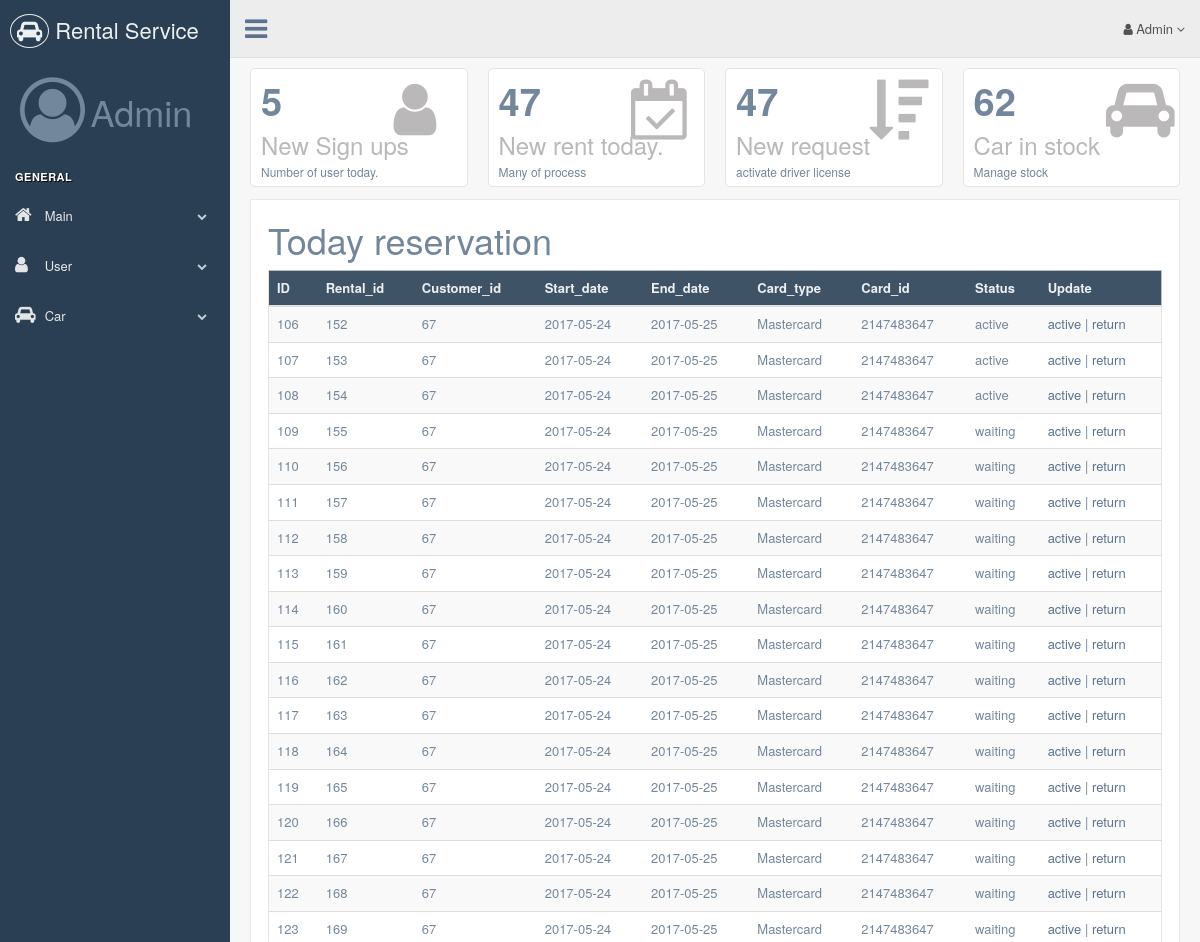
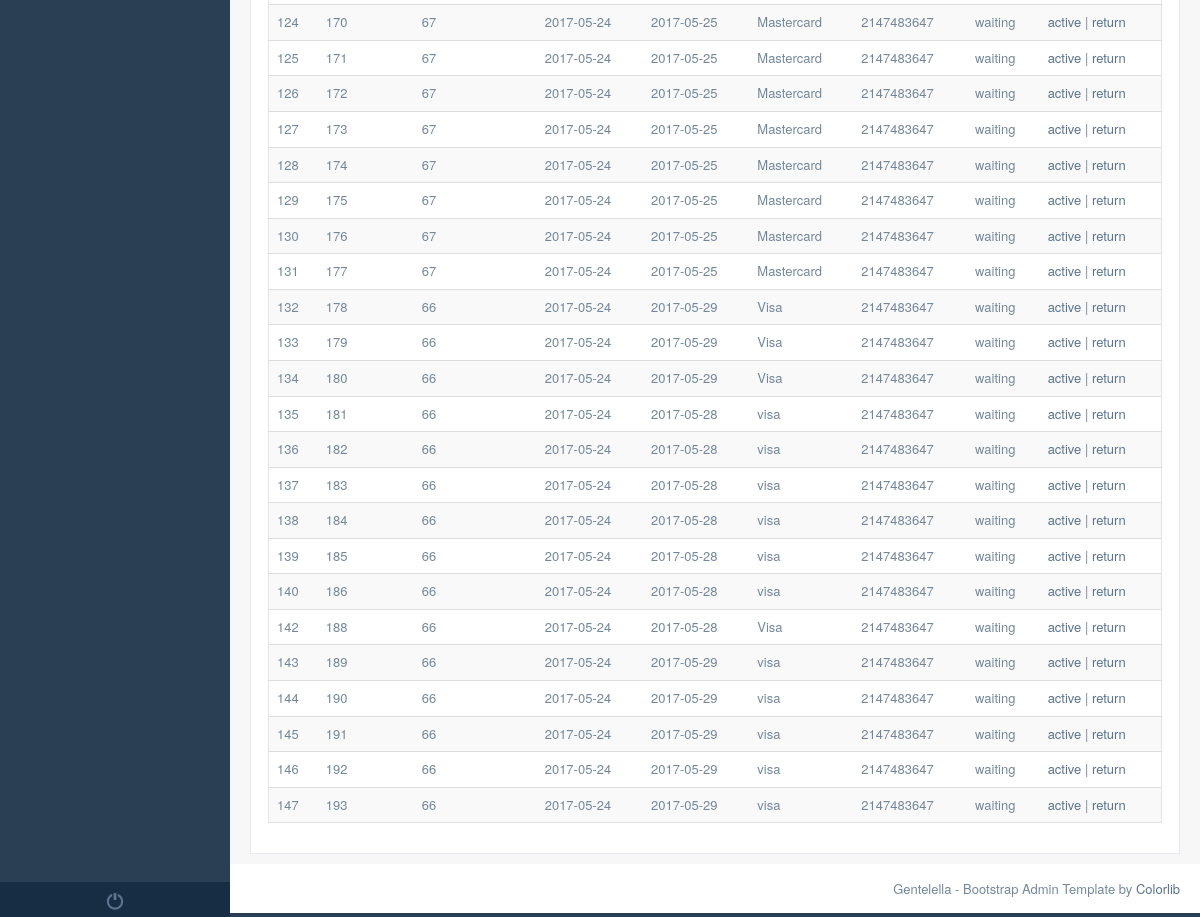
The page /adminpage/index.php on the database its author committed (2 pictures, top to bottom).
### tables this page shows
CREATE TABLE `reservation` (
  `id` int(11) NOT NULL,
  `rental_id` int(11) NOT NULL,
  `customer_id` int(11) UNSIGNED NOT NULL,
  `start_date` date NOT NULL,
  `end_date` date NOT NULL,
  `card_type` varchar(255) NOT NULL,
  `card_id` int(11) NOT NULL,
  `status` varchar(255) NOT NULL
);

### adminpage/dashboard.php (the view, shortened to what this page needs)
<?php
    $link = @mysqli_connect("localhost", "root", "", "Car_Rental_System")
 	or die(mysqli_connect_error()."</body></html>");
    $sql = "SELECT * FROM customer";
    $result = mysqli_query($link, $sql);
    $num_customer = mysqli_num_rows($result);
    $sql = "SELECT * FROM rental";
    $result = mysqli_query($link, $sql);
    $num_rental = mysqli_num_rows($result);
    $sql = "SELECT * FROM car";
    $result = mysqli_query($link, $sql);
    $num_car = mysqli_num_rows($result);
    $date = date('Y-m-d');
    $sql = "SELECT * FROM reservation WHERE start_date LIKE '$date' AND status != 'offline'";
    $result = mysqli_query($link, $sql);
    $num_fields = mysqli_num_fields($result);
?>
<div class="right_col" role="main">
    <div class="row top_tiles">
        <div class="animated flipInY col-lg-3 col-md-3 col-sm-6 col-xs-12">
            <div class="tile-stats">
                <div class="icon"><i class="fa fa-user"></i></div>
                <div class="count"><?php echo $num_customer; ?></div>
                <h3>New Sign ups</h3>
                <p>Number of user today.</p>
            </div>
        </div>
        <div class="animated flipInY col-lg-3 col-md-3 col-sm-6 col-xs-12">
            <div class="tile-stats">
                <div class="icon"><i class="fa fa-calendar-check-o"></i></div>
                <div class="count"><?php echo $num_rental; ?></div>
                <h3>New rent today.</h3>
                <p>Many of process</p>
            </div>
        </div>
        <div class="animated flipInY col-lg-3 col-md-3 col-sm-6 col-xs-12">
            <div class="tile-stats">
                <div class="icon"><i class="fa fa-sort-amount-desc"></i></div>
                <div class="count">47</div>
                <h3>New request </h3>
                <p>activate driver license</p>
            </div>
        </div>
        <div class="animated flipInY col-lg-3 col-md-3 col-sm-6 col-xs-12">
            <div class="tile-stats">
                <div class="icon"><i class="fa fa-car"></i></div>
                <div class="count"><?php echo $num_car; ?></div>
                <h3>Car in stock</h3>
                <p>Manage stock</p>
            </div>
        </div>
    </div>
    <div class="x_panel">
    <div class="table-responsive">
                            <form method="post">
                            <h1>Today reservation</h1>
                            <table class="table table-striped jambo_table bulk_action">
                                <thead>
                                    <tr class="headings">
                                        <th class="column-title">ID </th>
                                        <th class="column-title">Rental_id </th>
                                        <th class="column-title">Customer_id </th>
                                        <th class="column-title">Start_date </th>
                                        <th class="column-title">End_date </th>
                                        <th class="column-title">Card_type </th>
                                        <th class="column-title">Card_id</th>
                                        <th class="column-title">Status</th>
                                        <th class="column-title">Update</th>
                                    </tr>
                                </thead>
                                <tbody>
                                        <?php
                                            while($data = mysqli_fetch_array($result)) {
                                                echo '<tr class="even pointer">
                                                        ';
                                                for($i = 0; $i < $num_fields; $i++) {
                                                    echo "<td>".$data[$i]."
                                                    ";
                                                }
                                                echo '
                                                            </td>
                                                            <td>
                                                            <a href="index.php?action=update&id='.$data['id'].'">active</a> |
                                                            <a href="formreturn.php?action=update&id='.$data['id'].'">return</a>
                                                            </td>
                                                        </td>
                                                    </tr>';
                                            }
                                        ?>
                                </tbody>
                            </table>
                            </form>
                        </div>
                        </div>
</div>

### rows shown on the page
reservation: id "106", rental "152", customer "67", start_date "2017-05-24", end_date "2017-05-25", card_type "Mastercard", card "2147483647", status "active"
reservation: id "107", rental "153", customer "67", start_date "2017-05-24", end_date "2017-05-25", card_type "Mastercard", card "2147483647", status "active"
reservation: id "108", rental "154", customer "67", start_date "2017-05-24", end_date "2017-05-25", card_type "Mastercard", card "2147483647", status "active"
reservation: id "109", rental "155", customer "67", start_date "2017-05-24", end_date "2017-05-25", card_type "Mastercard", card "2147483647", status "waiting"
reservation: id "110", rental "156", customer "67", start_date "2017-05-24", end_date "2017-05-25", card_type "Mastercard", card "2147483647", status "waiting"
reservation: id "111", rental "157", customer "67", start_date "2017-05-24", end_date "2017-05-25", card_type "Mastercard", card "2147483647", status "waiting"
reservation: id "112", rental "158", customer "67", start_date "2017-05-24", end_date "2017-05-25", card_type "Mastercard", card "2147483647", status "waiting"
reservation: id "113", rental "159", customer "67", start_date "2017-05-24", end_date "2017-05-25", card_type "Mastercard", card "2147483647", status "waiting"
reservation: id "114", rental "160", customer "67", start_date "2017-05-24", end_date "2017-05-25", card_type "Mastercard", card "2147483647", status "waiting"
reservation: id "115", rental "161", customer "67", start_date "2017-05-24", end_date "2017-05-25", card_type "Mastercard", card "2147483647", status "waiting"
reservation: id "116", rental "162", customer "67", start_date "2017-05-24", end_date "2017-05-25", card_type "Mastercard", card "2147483647", status "waiting"
reservation: id "117", rental "163", customer "67", start_date "2017-05-24", end_date "2017-05-25", card_type "Mastercard", card "2147483647", status "waiting"
reservation: id "118", rental "164", customer "67", start_date "2017-05-24", end_date "2017-05-25", card_type "Mastercard", card "2147483647", status "waiting"
reservation: id "119", rental "165", customer "67", start_date "2017-05-24", end_date "2017-05-25", card_type "Mastercard", card "2147483647", status "waiting"
reservation: id "120", rental "166", customer "67", start_date "2017-05-24", end_date "2017-05-25", card_type "Mastercard", card "2147483647", status "waiting"
reservation: id "121", rental "167", customer "67", start_date "2017-05-24", end_date "2017-05-25", card_type "Mastercard", card "2147483647", status "waiting"
reservation: id "122", rental "168", customer "67", start_date "2017-05-24", end_date "2017-05-25", card_type "Mastercard", card "2147483647", status "waiting"
reservation: id "123", rental "169", customer "67", start_date "2017-05-24", end_date "2017-05-25", card_type "Mastercard", card "2147483647", status "waiting"
reservation: id "124", rental "170", customer "67", start_date "2017-05-24", end_date "2017-05-25", card_type "Mastercard", card "2147483647", status "waiting"
reservation: id "125", rental "171", customer "67", start_date "2017-05-24", end_date "2017-05-25", card_type "Mastercard", card "2147483647", status "waiting"
reservation: id "126", rental "172", customer "67", start_date "2017-05-24", end_date "2017-05-25", card_type "Mastercard", card "2147483647", status "waiting"
reservation: id "127", rental "173", customer "67", start_date "2017-05-24", end_date "2017-05-25", card_type "Mastercard", card "2147483647", status "waiting"
reservation: id "128", rental "174", customer "67", start_date "2017-05-24", end_date "2017-05-25", card_type "Mastercard", card "2147483647", status "waiting"
reservation: id "129", rental "175", customer "67", start_date "2017-05-24", end_date "2017-05-25", card_type "Mastercard", card "2147483647", status "waiting"
reservation: id "130", rental "176", customer "67", start_date "2017-05-24", end_date "2017-05-25", card_type "Mastercard", card "2147483647", status "waiting"
reservation: id "131", rental "177", customer "67", start_date "2017-05-24", end_date "2017-05-25", card_type "Mastercard", card "2147483647", status "waiting"
reservation: id "132", rental "178", customer "66", start_date "2017-05-24", end_date "2017-05-29", card_type "Visa", card "2147483647", status "waiting"
reservation: id "133", rental "179", customer "66", start_date "2017-05-24", end_date "2017-05-29", card_type "Visa", card "2147483647", status "waiting"
reservation: id "134", rental "180", customer "66", start_date "2017-05-24", end_date "2017-05-29", card_type "Visa", card "2147483647", status "waiting"
reservation: id "135", rental "181", customer "66", start_date "2017-05-24", end_date "2017-05-28", card_type "visa", card "2147483647", status "waiting"
reservation: id "136", rental "182", customer "66", start_date "2017-05-24", end_date "2017-05-28", card_type "visa", card "2147483647", status "waiting"
reservation: id "137", rental "183", customer "66", start_date "2017-05-24", end_date "2017-05-28", card_type "visa", card "2147483647", status "waiting"
reservation: id "138", rental "184", customer "66", start_date "2017-05-24", end_date "2017-05-28", card_type "visa", card "2147483647", status "waiting"
reservation: id "139", rental "185", customer "66", start_date "2017-05-24", end_date "2017-05-28", card_type "visa", card "2147483647", status "waiting"
reservation: id "140", rental "186", customer "66", start_date "2017-05-24", end_date "2017-05-28", card_type "visa", card "2147483647", status "waiting"
reservation: id "142", rental "188", customer "66", start_date "2017-05-24", end_date "2017-05-28", card_type "Visa", card "2147483647", status "waiting"
reservation: id "143", rental "189", customer "66", start_date "2017-05-24", end_date "2017-05-29", card_type "visa", card "2147483647", status "waiting"
reservation: id "144", rental "190", customer "66", start_date "2017-05-24", end_date "2017-05-29", card_type "visa", card "2147483647", status "waiting"
reservation: id "145", rental "191", customer "66", start_date "2017-05-24", end_date "2017-05-29", card_type "visa", card "2147483647", status "waiting"
reservation: id "146", rental "192", customer "66", start_date "2017-05-24", end_date "2017-05-29", card_type "visa", card "2147483647", status "waiting"
reservation: id "147", rental "193", customer "66", start_date "2017-05-24", end_date "2017-05-29", card_type "visa", card "2147483647", status "waiting"

### other values the page prints
$num_customer "5"
$num_rental "47"
$num_car "62"
